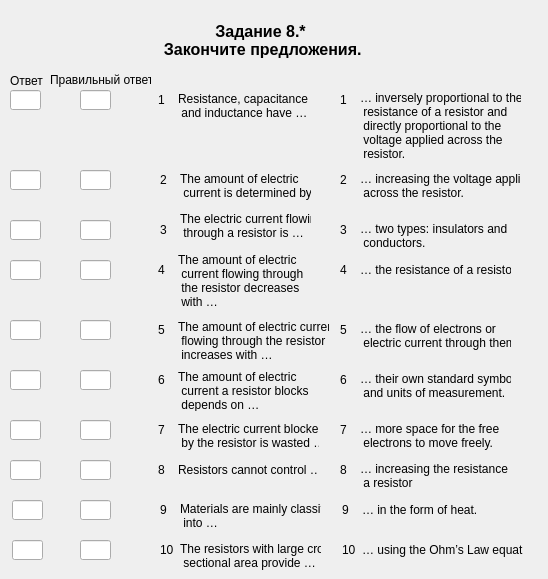
<?xml version="1.0" encoding="UTF-8"?>
<ui version="4.0">
 <class>Zadanie8_part1_var1</class>
 <widget class="QWidget" name="Zadanie8_part1_var1">
  <property name="geometry">
   <rect>
    <x>0</x>
    <y>0</y>
    <width>548</width>
    <height>579</height>
   </rect>
  </property>
  <property name="windowTitle">
   <string>Form</string>
  </property>
  <widget class="QLabel" name="label_title">
   <property name="geometry">
    <rect>
     <x>70</x>
     <y>20</y>
     <width>381</width>
     <height>41</height>
    </rect>
   </property>
   <property name="font">
    <font>
     <pointsize>12</pointsize>
     <weight>75</weight>
     <bold>true</bold>
     <strikeout>false</strikeout>
    </font>
   </property>
   <property name="cursor">
    <cursorShape>ArrowCursor</cursorShape>
   </property>
   <property name="text">
    <string>Задание 8.*
 Закончите предложения.</string>
   </property>
   <property name="textFormat">
    <enum>Qt::AutoText</enum>
   </property>
   <property name="alignment">
    <set>Qt::AlignCenter</set>
   </property>
  </widget>
  <widget class="QLabel" name="label_word_5">
   <property name="geometry">
    <rect>
     <x>178</x>
     <y>320</y>
     <width>151</width>
     <height>41</height>
    </rect>
   </property>
   <property name="text">
    <string>The amount of electric current
 flowing through the resistor
 increases with …</string>
   </property>
  </widget>
  <widget class="QLineEdit" name="lineEdit_answer_10">
   <property name="geometry">
    <rect>
     <x>12</x>
     <y>540</y>
     <width>31</width>
     <height>20</height>
    </rect>
   </property>
  </widget>
  <widget class="QLabel" name="label_number_8">
   <property name="geometry">
    <rect>
     <x>158</x>
     <y>460</y>
     <width>16</width>
     <height>20</height>
    </rect>
   </property>
   <property name="text">
    <string>8</string>
   </property>
  </widget>
  <widget class="QLineEdit" name="lineEdit_answer_3">
   <property name="geometry">
    <rect>
     <x>10</x>
     <y>220</y>
     <width>31</width>
     <height>20</height>
    </rect>
   </property>
  </widget>
  <widget class="QLabel" name="label_number_10">
   <property name="geometry">
    <rect>
     <x>160</x>
     <y>540</y>
     <width>16</width>
     <height>20</height>
    </rect>
   </property>
   <property name="text">
    <string>10</string>
   </property>
  </widget>
  <widget class="QLabel" name="label_word_9">
   <property name="geometry">
    <rect>
     <x>180</x>
     <y>500</y>
     <width>141</width>
     <height>31</height>
    </rect>
   </property>
   <property name="text">
    <string>Materials are mainly classified
 into …</string>
   </property>
  </widget>
  <widget class="QLabel" name="label_number_1">
   <property name="geometry">
    <rect>
     <x>158</x>
     <y>90</y>
     <width>16</width>
     <height>20</height>
    </rect>
   </property>
   <property name="text">
    <string>1</string>
   </property>
  </widget>
  <widget class="QLineEdit" name="lineEdit_answer_6">
   <property name="geometry">
    <rect>
     <x>10</x>
     <y>370</y>
     <width>31</width>
     <height>20</height>
    </rect>
   </property>
  </widget>
  <widget class="QLineEdit" name="lineEdit_answer_8">
   <property name="geometry">
    <rect>
     <x>10</x>
     <y>460</y>
     <width>31</width>
     <height>20</height>
    </rect>
   </property>
  </widget>
  <widget class="QLabel" name="label_number_4">
   <property name="geometry">
    <rect>
     <x>158</x>
     <y>260</y>
     <width>16</width>
     <height>20</height>
    </rect>
   </property>
   <property name="text">
    <string>4</string>
   </property>
  </widget>
  <widget class="QLabel" name="label_word_3">
   <property name="geometry">
    <rect>
     <x>180</x>
     <y>210</y>
     <width>131</width>
     <height>31</height>
    </rect>
   </property>
   <property name="text">
    <string>The electric current flowing
 through a resistor is …</string>
   </property>
  </widget>
  <widget class="QLabel" name="label_word_4">
   <property name="geometry">
    <rect>
     <x>178</x>
     <y>250</y>
     <width>131</width>
     <height>61</height>
    </rect>
   </property>
   <property name="text">
    <string>The amount of electric
 current flowing through
 the resistor decreases
 with …</string>
   </property>
  </widget>
  <widget class="QLineEdit" name="lineEdit_answer_9">
   <property name="geometry">
    <rect>
     <x>12</x>
     <y>500</y>
     <width>31</width>
     <height>20</height>
    </rect>
   </property>
  </widget>
  <widget class="QLabel" name="label_word_1">
   <property name="geometry">
    <rect>
     <x>178</x>
     <y>90</y>
     <width>141</width>
     <height>31</height>
    </rect>
   </property>
   <property name="text">
    <string>Resistance, capacitance
 and inductance have …</string>
   </property>
  </widget>
  <widget class="QLabel" name="label_number_9">
   <property name="geometry">
    <rect>
     <x>160</x>
     <y>500</y>
     <width>16</width>
     <height>20</height>
    </rect>
   </property>
   <property name="text">
    <string>9</string>
   </property>
  </widget>
  <widget class="QLabel" name="label_word_8">
   <property name="geometry">
    <rect>
     <x>178</x>
     <y>460</y>
     <width>141</width>
     <height>20</height>
    </rect>
   </property>
   <property name="text">
    <string>Resistors cannot control …</string>
   </property>
  </widget>
  <widget class="QLabel" name="label_word_7">
   <property name="geometry">
    <rect>
     <x>178</x>
     <y>420</y>
     <width>141</width>
     <height>31</height>
    </rect>
   </property>
   <property name="text">
    <string>The electric current blocked
 by the resistor is wasted …</string>
   </property>
  </widget>
  <widget class="QLabel" name="label_word_10">
   <property name="geometry">
    <rect>
     <x>180</x>
     <y>540</y>
     <width>141</width>
     <height>31</height>
    </rect>
   </property>
   <property name="text">
    <string>The resistors with large cross
 sectional area provide …</string>
   </property>
  </widget>
  <widget class="QLabel" name="label_word_2">
   <property name="geometry">
    <rect>
     <x>180</x>
     <y>170</y>
     <width>131</width>
     <height>31</height>
    </rect>
   </property>
   <property name="text">
    <string>The amount of electric
 current is determined by …</string>
   </property>
  </widget>
  <widget class="QLineEdit" name="lineEdit_answer_4">
   <property name="geometry">
    <rect>
     <x>10</x>
     <y>260</y>
     <width>31</width>
     <height>20</height>
    </rect>
   </property>
  </widget>
  <widget class="QLineEdit" name="lineEdit_answer_2">
   <property name="geometry">
    <rect>
     <x>10</x>
     <y>170</y>
     <width>31</width>
     <height>20</height>
    </rect>
   </property>
  </widget>
  <widget class="QLabel" name="label_number_6">
   <property name="geometry">
    <rect>
     <x>158</x>
     <y>370</y>
     <width>16</width>
     <height>20</height>
    </rect>
   </property>
   <property name="text">
    <string>6</string>
   </property>
  </widget>
  <widget class="QLineEdit" name="lineEdit_answer_7">
   <property name="geometry">
    <rect>
     <x>10</x>
     <y>420</y>
     <width>31</width>
     <height>20</height>
    </rect>
   </property>
  </widget>
  <widget class="QLabel" name="label_number_7">
   <property name="geometry">
    <rect>
     <x>158</x>
     <y>420</y>
     <width>16</width>
     <height>20</height>
    </rect>
   </property>
   <property name="text">
    <string>7</string>
   </property>
  </widget>
  <widget class="QLineEdit" name="lineEdit_answer_1">
   <property name="geometry">
    <rect>
     <x>10</x>
     <y>90</y>
     <width>31</width>
     <height>20</height>
    </rect>
   </property>
   <property name="text">
    <string/>
   </property>
  </widget>
  <widget class="QLabel" name="label_number_2">
   <property name="geometry">
    <rect>
     <x>160</x>
     <y>170</y>
     <width>16</width>
     <height>20</height>
    </rect>
   </property>
   <property name="text">
    <string>2</string>
   </property>
  </widget>
  <widget class="QLabel" name="label_number_5">
   <property name="geometry">
    <rect>
     <x>158</x>
     <y>320</y>
     <width>16</width>
     <height>20</height>
    </rect>
   </property>
   <property name="text">
    <string>5</string>
   </property>
  </widget>
  <widget class="QLabel" name="label_number_3">
   <property name="geometry">
    <rect>
     <x>160</x>
     <y>220</y>
     <width>16</width>
     <height>20</height>
    </rect>
   </property>
   <property name="text">
    <string>3</string>
   </property>
  </widget>
  <widget class="QLabel" name="label_word_6">
   <property name="geometry">
    <rect>
     <x>178</x>
     <y>370</y>
     <width>141</width>
     <height>41</height>
    </rect>
   </property>
   <property name="text">
    <string>The amount of electric
 current a resistor blocks
 depends on …</string>
   </property>
  </widget>
  <widget class="QLineEdit" name="lineEdit_answer_5">
   <property name="geometry">
    <rect>
     <x>10</x>
     <y>320</y>
     <width>31</width>
     <height>20</height>
    </rect>
   </property>
  </widget>
  <widget class="QLabel" name="label_word_16">
   <property name="geometry">
    <rect>
     <x>362</x>
     <y>540</y>
     <width>161</width>
     <height>20</height>
    </rect>
   </property>
   <property name="text">
    <string>… using the Ohm’s Law equation.</string>
   </property>
  </widget>
  <widget class="QLabel" name="label_word_17">
   <property name="geometry">
    <rect>
     <x>360</x>
     <y>260</y>
     <width>151</width>
     <height>20</height>
    </rect>
   </property>
   <property name="text">
    <string>… the resistance of a resistor.</string>
   </property>
  </widget>
  <widget class="QLabel" name="label_word_18">
   <property name="geometry">
    <rect>
     <x>362</x>
     <y>500</y>
     <width>151</width>
     <height>20</height>
    </rect>
   </property>
   <property name="text">
    <string>… in the form of heat.</string>
   </property>
  </widget>
  <widget class="QLabel" name="label_word_20">
   <property name="geometry">
    <rect>
     <x>360</x>
     <y>420</y>
     <width>151</width>
     <height>31</height>
    </rect>
   </property>
   <property name="text">
    <string>… more space for the free
 electrons to move freely.</string>
   </property>
  </widget>
  <widget class="QLabel" name="label_word_21">
   <property name="geometry">
    <rect>
     <x>360</x>
     <y>460</y>
     <width>151</width>
     <height>31</height>
    </rect>
   </property>
   <property name="text">
    <string>… increasing the resistance of
 a resistor</string>
   </property>
  </widget>
  <widget class="QLabel" name="label_word_23">
   <property name="geometry">
    <rect>
     <x>360</x>
     <y>220</y>
     <width>151</width>
     <height>31</height>
    </rect>
   </property>
   <property name="text">
    <string>… two types: insulators and
 conductors.</string>
   </property>
  </widget>
  <widget class="QLabel" name="label_word_24">
   <property name="geometry">
    <rect>
     <x>360</x>
     <y>370</y>
     <width>151</width>
     <height>31</height>
    </rect>
   </property>
   <property name="text">
    <string>… their own standard symbols
 and units of measurement.</string>
   </property>
  </widget>
  <widget class="QLabel" name="label_word_26">
   <property name="geometry">
    <rect>
     <x>360</x>
     <y>320</y>
     <width>151</width>
     <height>31</height>
    </rect>
   </property>
   <property name="text">
    <string>… the flow of electrons or
 electric current through them.</string>
   </property>
  </widget>
  <widget class="QLabel" name="label_word_29">
   <property name="geometry">
    <rect>
     <x>360</x>
     <y>90</y>
     <width>161</width>
     <height>71</height>
    </rect>
   </property>
   <property name="text">
    <string>… inversely proportional to the
 resistance of a resistor and
 directly proportional to the
 voltage applied across the
 resistor.</string>
   </property>
  </widget>
  <widget class="QLabel" name="label_word_30">
   <property name="geometry">
    <rect>
     <x>360</x>
     <y>170</y>
     <width>161</width>
     <height>31</height>
    </rect>
   </property>
   <property name="text">
    <string>… increasing the voltage applied
 across the resistor.</string>
   </property>
  </widget>
  <widget class="QLabel" name="label_number_11">
   <property name="geometry">
    <rect>
     <x>340</x>
     <y>90</y>
     <width>16</width>
     <height>20</height>
    </rect>
   </property>
   <property name="text">
    <string>1</string>
   </property>
  </widget>
  <widget class="QLabel" name="label_number_12">
   <property name="geometry">
    <rect>
     <x>340</x>
     <y>170</y>
     <width>16</width>
     <height>20</height>
    </rect>
   </property>
   <property name="text">
    <string>2</string>
   </property>
  </widget>
  <widget class="QLabel" name="label_number_13">
   <property name="geometry">
    <rect>
     <x>340</x>
     <y>220</y>
     <width>16</width>
     <height>20</height>
    </rect>
   </property>
   <property name="text">
    <string>3</string>
   </property>
  </widget>
  <widget class="QLabel" name="label_number_14">
   <property name="geometry">
    <rect>
     <x>340</x>
     <y>260</y>
     <width>16</width>
     <height>20</height>
    </rect>
   </property>
   <property name="text">
    <string>4</string>
   </property>
  </widget>
  <widget class="QLabel" name="label_number_15">
   <property name="geometry">
    <rect>
     <x>340</x>
     <y>370</y>
     <width>16</width>
     <height>20</height>
    </rect>
   </property>
   <property name="text">
    <string>6</string>
   </property>
  </widget>
  <widget class="QLabel" name="label_number_16">
   <property name="geometry">
    <rect>
     <x>340</x>
     <y>420</y>
     <width>16</width>
     <height>20</height>
    </rect>
   </property>
   <property name="text">
    <string>7</string>
   </property>
  </widget>
  <widget class="QLabel" name="label_number_17">
   <property name="geometry">
    <rect>
     <x>342</x>
     <y>540</y>
     <width>16</width>
     <height>20</height>
    </rect>
   </property>
   <property name="text">
    <string>10</string>
   </property>
  </widget>
  <widget class="QLabel" name="label_number_18">
   <property name="geometry">
    <rect>
     <x>340</x>
     <y>320</y>
     <width>16</width>
     <height>20</height>
    </rect>
   </property>
   <property name="text">
    <string>5</string>
   </property>
  </widget>
  <widget class="QLabel" name="label_number_19">
   <property name="geometry">
    <rect>
     <x>342</x>
     <y>500</y>
     <width>16</width>
     <height>20</height>
    </rect>
   </property>
   <property name="text">
    <string>9</string>
   </property>
  </widget>
  <widget class="QLabel" name="label_number_20">
   <property name="geometry">
    <rect>
     <x>340</x>
     <y>460</y>
     <width>16</width>
     <height>20</height>
    </rect>
   </property>
   <property name="text">
    <string>8</string>
   </property>
  </widget>
  <widget class="QLineEdit" name="lineEdit_answer_11">
   <property name="geometry">
    <rect>
     <x>80</x>
     <y>90</y>
     <width>31</width>
     <height>20</height>
    </rect>
   </property>
   <property name="text">
    <string/>
   </property>
  </widget>
  <widget class="QLineEdit" name="lineEdit_answer_12">
   <property name="geometry">
    <rect>
     <x>80</x>
     <y>170</y>
     <width>31</width>
     <height>20</height>
    </rect>
   </property>
   <property name="text">
    <string/>
   </property>
  </widget>
  <widget class="QLineEdit" name="lineEdit_answer_13">
   <property name="geometry">
    <rect>
     <x>80</x>
     <y>220</y>
     <width>31</width>
     <height>20</height>
    </rect>
   </property>
   <property name="text">
    <string/>
   </property>
  </widget>
  <widget class="QLineEdit" name="lineEdit_answer_14">
   <property name="geometry">
    <rect>
     <x>80</x>
     <y>260</y>
     <width>31</width>
     <height>20</height>
    </rect>
   </property>
   <property name="text">
    <string/>
   </property>
  </widget>
  <widget class="QLineEdit" name="lineEdit_answer_15">
   <property name="geometry">
    <rect>
     <x>80</x>
     <y>320</y>
     <width>31</width>
     <height>20</height>
    </rect>
   </property>
   <property name="text">
    <string/>
   </property>
  </widget>
  <widget class="QLineEdit" name="lineEdit_answer_16">
   <property name="geometry">
    <rect>
     <x>80</x>
     <y>370</y>
     <width>31</width>
     <height>20</height>
    </rect>
   </property>
   <property name="text">
    <string/>
   </property>
  </widget>
  <widget class="QLineEdit" name="lineEdit_answer_17">
   <property name="geometry">
    <rect>
     <x>80</x>
     <y>420</y>
     <width>31</width>
     <height>20</height>
    </rect>
   </property>
   <property name="text">
    <string/>
   </property>
  </widget>
  <widget class="QLineEdit" name="lineEdit_answer_18">
   <property name="geometry">
    <rect>
     <x>80</x>
     <y>460</y>
     <width>31</width>
     <height>20</height>
    </rect>
   </property>
   <property name="text">
    <string/>
   </property>
  </widget>
  <widget class="QLineEdit" name="lineEdit_answer_19">
   <property name="geometry">
    <rect>
     <x>80</x>
     <y>500</y>
     <width>31</width>
     <height>20</height>
    </rect>
   </property>
   <property name="text">
    <string/>
   </property>
  </widget>
  <widget class="QLineEdit" name="lineEdit_answer_20">
   <property name="geometry">
    <rect>
     <x>80</x>
     <y>540</y>
     <width>31</width>
     <height>20</height>
    </rect>
   </property>
   <property name="text">
    <string/>
   </property>
  </widget>
  <widget class="QLabel" name="label_21">
   <property name="geometry">
    <rect>
     <x>10</x>
     <y>70</y>
     <width>41</width>
     <height>21</height>
    </rect>
   </property>
   <property name="text">
    <string>Ответ</string>
   </property>
  </widget>
  <widget class="QLabel" name="label_22">
   <property name="geometry">
    <rect>
     <x>50</x>
     <y>70</y>
     <width>101</width>
     <height>20</height>
    </rect>
   </property>
   <property name="text">
    <string>Правильный ответ</string>
   </property>
  </widget>
 </widget>
 <resources/>
 <connections/>
</ui>
